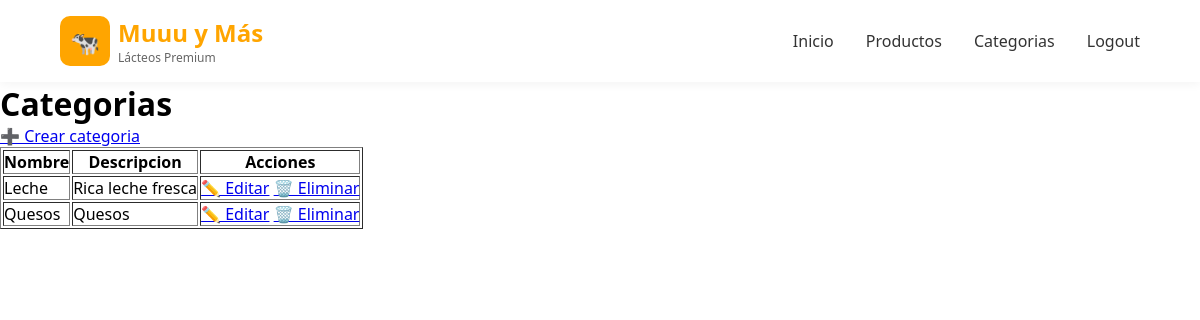
Page /productos/categorias/ (signed in) on the earlier database version.
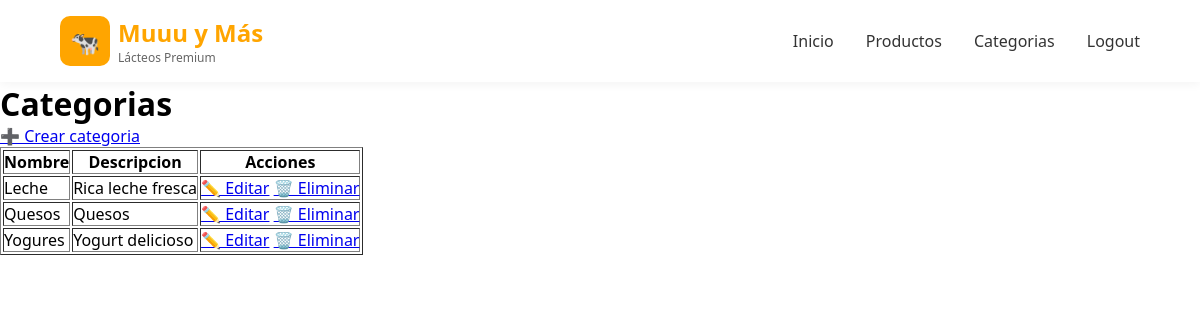
Same page on the later database version.
### productos/models.py (models this page shows)
class Categoria(models.Model):
    nombre = models.CharField(max_length=100)
    descripcion = models.TextField()

### productos/views.py (the view)
# urls.py: path('categorias/', views.listar_categorias, name='listar_categorias'),
@login_required(login_url='login')
def listar_categorias(request):
    categorias = Categoria.objects.all()
    return render(request, 'categorias/lista.html', {'categorias': categorias})

### pedidos/context_processors.py (called while the page is built)
def carrito_context(request):
    if request.user.is_authenticated:
        carrito, creado = Carrito.objects.get_or_create(usuario=request.user)
        items = carrito.items.all()
        total = carrito.total()
    else:
        items = []
        total = 0
    return {
        'carrito_items': items,
        'carrito_total': total,
    }

### pedidos/models.py (called while the page is built)
    def total(self):
        return sum(item.subtotal() for item in self.items.all())

### productos/templates/categorias/lista.html (shortened to what this page needs)
{% load static %}
<!DOCTYPE html>
<html>
<head>
    <link rel="stylesheet" href="{% static 'categorias/lista.css' %}">
</head>
<body>
    <nav class="navbar">
        <div class="logo-container">
            <div class="logo">🐄</div>
            <div class="brand-text">
                <h1>Muuu y Más</h1>
                <p>Lácteos Premium</p>
            </div>
        </div>
        <ul class="nav-links">
            <li><a href="{% url 'landingpage' %}">Inicio</a></li>
            <li><a href="{% url 'lista_productos' %}">Productos</a></li>
            <li><a href="{% url 'listar_categorias' %}">Categorias</a></li>
            {% if user.is_authenticated %}
            <li><a href="{% url 'logout' %}">Logout</a></li>
            {% else %}
            <li><a href="{% url 'login' %}">Login</a></li>
            {% endif %}
        </ul>
    </nav>
    <h1>Categorias</h1>
    {% if user.is_authenticated and user.rol == "admin" %}
    <a href="{% url 'crear_categoria' %}">➕ Crear categoria</a>
    {% endif %}
    <table border="1">
        <tr>
            <th>Nombre</th>
            <th>Descripcion</th>
            <th>Acciones</th>
        </tr>
        {% for c in categorias %}
        <tr>
            <td>{{ c.nombre }}</td>
            <td>{{ c.descripcion }}</td>
            <td>
                {% if user.is_authenticated and user.rol == "admin" %}
                <a href="{% url 'editar_categoria' c.id %}">✏️ Editar</a>
                <a href="{% url 'eliminar_categoria' c.id %}">🗑️ Eliminar</a>
                {% endif %}
            </td>
        </tr>
        {% endfor %}
    </table>
</body>
</html>

### productos/static/categorias/lista.css (style rules this page uses)
* { margin: 0; padding: 0; box-sizing: border-box; }
body { font-family: 'Segoe UI', Tahoma, Geneva, Verdana, sans-serif; }
.navbar { display: flex; justify-content: space-between; align-items: center; padding: 1rem 5%; background-color: white; box-shadow: 0 2px 10px rgba(0,0,0,0.05); }
.logo-container { display: flex; align-items: center; gap: 0.5rem; }
.logo { width: 50px; height: 50px; background-color: #FFA500; border-radius: 10px; display: flex; align-items: center; justify-content: center; font-size: 24px; }
.brand-text h1 { color: #FFA500; font-size: 24px; font-weight: bold; }
.brand-text p { color: #666; font-size: 12px; }
.nav-links { display: flex; gap: 2rem; list-style: none; }
.nav-links a { text-decoration: none; color: #333; font-weight: 500; transition: color 0.3s; }

Differences in the rows shown:
added Categoria: nombre "Yogures", descripcion "Yogurt delicioso"
